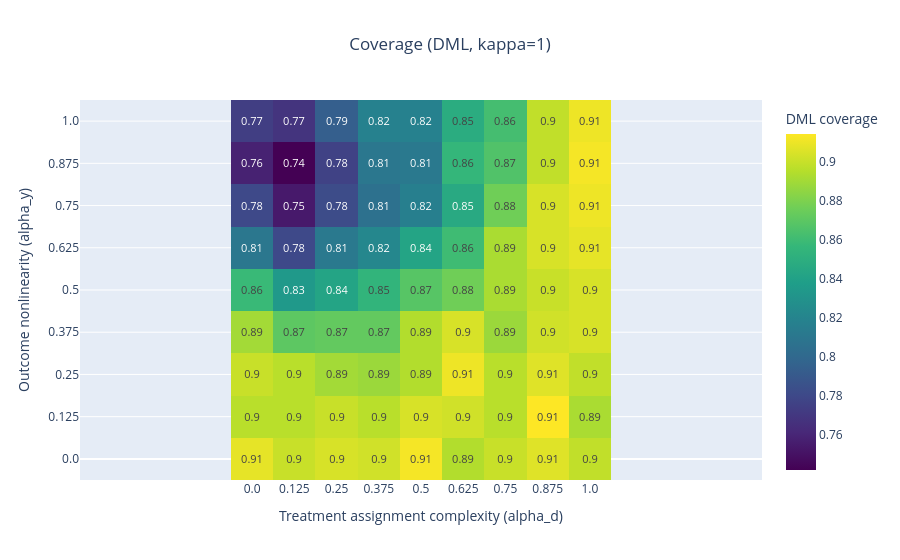

Notebook code for this chart:
### Code cell
fig = estimator_metric_heatmap(summary_df, metric="coverage", estimator="DML", kappa=1)
fig.show()
